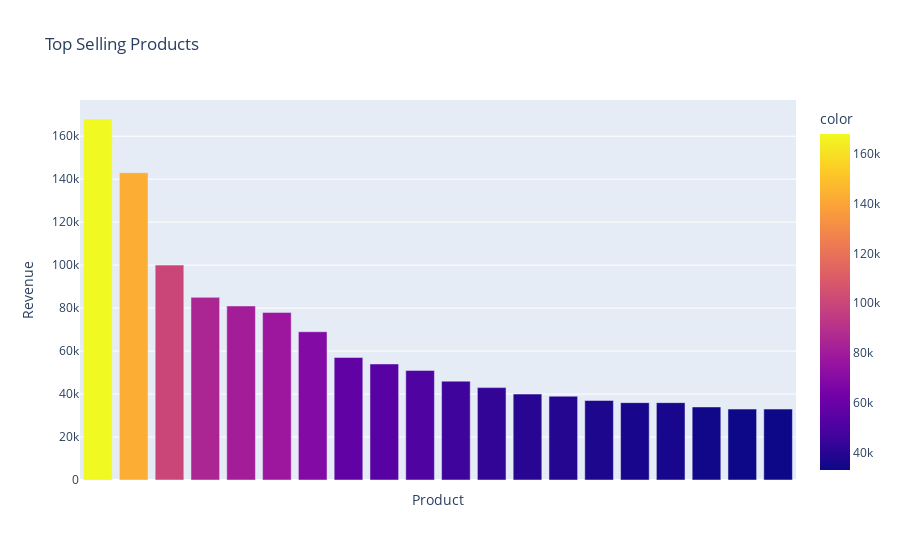

This figure's notebook cell:
### Code cell
# Display a bar plot using plotly showcasing the top 20 selling products
product_revenue_fig = px.bar(
    x=product_revenue.head(20).index,
    y=product_revenue.head(20).round(-3).values,
    color=product_revenue.head(20).round(-3).values,
    labels = {'x': 'Product', 'y': 'Revenue'},
    title = 'Top Selling Products'
)

product_revenue_fig.update_layout(xaxis=dict(showticklabels=False))
product_revenue_fig.show()

### Figure 1 — Plotly figure (JSON) as saved in the notebook; plotly's stock layout.template omitted (floating-point values rounded to 4 significant figures)
{"data": [{"hovertemplate": "Product=%{x}<br>Revenue=%{y}<br>color=%{marker.color}<extra></extra>", "legendgroup": "", "marker": {"color": [168000.0, 143000.0, 100000.0, 85000.0, 81000.0, 78000.0, 69000.0, 57000.0, 54000.0, 51000.0, 46000.0, 43000.0, 40000.0, 39000.0, 37000.0, 36000.0, 36000.0, 34000.0, 33000.0, 33000.0], "coloraxis": "coloraxis", "pattern": {"shape": ""}}, "name": "", "orientation": "v", "showlegend": false, "textposition": "auto", "type": "bar", "x": ["PAPER CRAFT , LITTLE BIRDIE", "REGENCY CAKESTAND 3 TIER", "WHITE HANGING HEART T-LIGHT HOLDER", "JUMBO BAG RED RETROSPOT", "MEDIUM CERAMIC TOP STORAGE JAR", "POSTAGE", "PARTY BUNTING", "ASSORTED COLOUR BIRD ORNAMENT", "Manual", "RABBIT NIGHT LIGHT", "CHILLI LIGHTS", "PAPER CHAIN KIT 50'S CHRISTMAS ", "PICNIC BASKET WICKER 60 PIECES", "BLACK RECORD COVER FRAME", "JUMBO BAG PINK POLKADOT", "DOORMAT KEEP CALM AND COME IN", "SPOTTY BUNTING", "WOOD BLACK BOARD ANT WHITE FINISH", "SET OF 3 CAKE TINS PANTRY DESIGN ", "JAM MAKING SET WITH JARS"], "xaxis": "x", "y": [168000.0, 143000.0, 100000.0, 85000.0, 81000.0, 78000.0, 69000.0, 57000.0, 54000.0, 51000.0, 46000.0, 43000.0, 40000.0, 39000.0, 37000.0, 36000.0, 36000.0, 34000.0, 33000.0, 33000.0], "yaxis": "y"}], "layout": {"barmode": "relative", "coloraxis": {"colorbar": {"title": {"text": "color"}}, "colorscale": [[0, "#0d0887"], [0.1111, "#46039f"], [0.2222, "#7201a8"], [0.3333, "#9c179e"], [0.4444, "#bd3786"], [0.5556, "#d8576b"], [0.6667, "#ed7953"], [0.7778, "#fb9f3a"], [0.8889, "#fdca26"], [1, "#f0f921"]]}, "legend": {"tracegroupgap": 0}, "title": {"text": "Top Selling Products"}, "xaxis": {"anchor": "y", "domain": [0, 1], "showticklabels": false, "title": {"text": "Product"}}, "yaxis": {"anchor": "x", "domain": [0, 1], "title": {"text": "Revenue"}}}}
